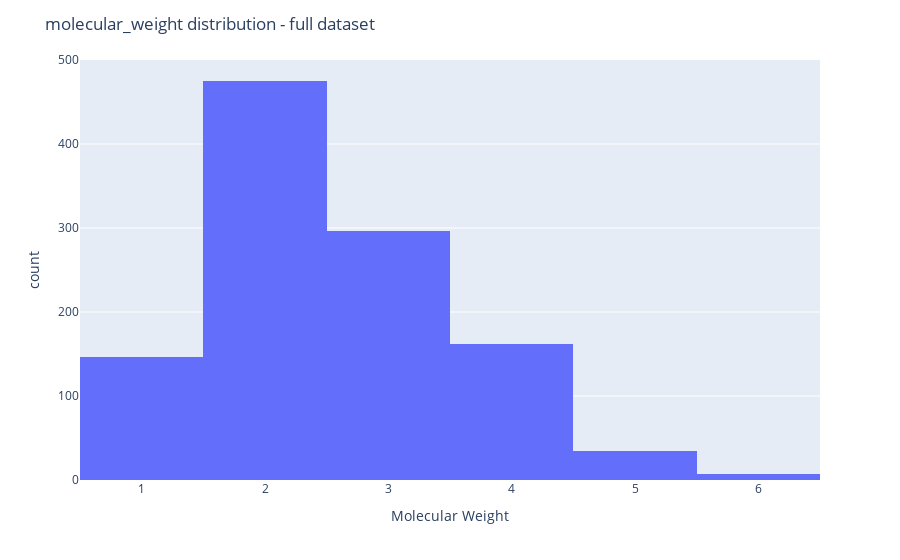
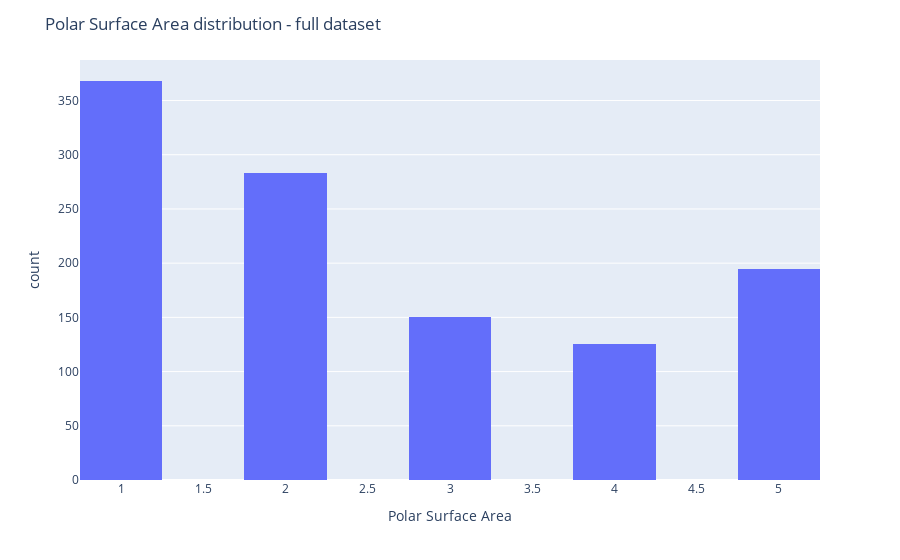

Here is the notebook cell these charts were saved with, in order:
### Code cell
properties_df = calculated_properties[['Molecular Weight','Polar Surface Area']].copy(deep=True)
properties_df['Molecular Weight'] = properties_df['Molecular Weight'].apply(lambda x: categorize_MW(x))
properties_df['Polar Surface Area'] = properties_df['Polar Surface Area'].apply(lambda x: categorize_PSA(x))

draw_hist(properties_df, "Molecular Weight",10, "molecular_weight distribution - full dataset")
draw_hist(properties_df, "Polar Surface Area", 10, "Polar Surface Area distribution - full dataset")

### Figure 1 — Plotly figure (JSON) as saved in the notebook; plotly's stock layout.template omitted (floating-point values rounded to 4 significant figures; data arrays with more than 128 entries replaced by an {"elided": "..."} marker saying what was removed)
{"data": [{"alignmentgroup": "True", "bingroup": "x", "hovertemplate": "Molecular Weight=%{x}<br>count=%{y}<extra></extra>", "legendgroup": "", "marker": {"color": "#636efa", "pattern": {"shape": ""}}, "name": "", "nbinsx": 10, "offsetgroup": "", "orientation": "v", "showlegend": false, "type": "histogram", "x": {"elided": "1121 int values"}, "xaxis": "x", "yaxis": "y"}], "layout": {"barmode": "relative", "legend": {"tracegroupgap": 0}, "margin": {"t": 60}, "title": {"text": "molecular_weight distribution - full dataset"}, "xaxis": {"anchor": "y", "domain": [0, 1], "title": {"text": "Molecular Weight"}}, "yaxis": {"anchor": "x", "domain": [0, 1], "title": {"text": "count"}}}}

### Figure 2 — Plotly figure (JSON) as saved in the notebook; plotly's stock layout.template omitted (floating-point values rounded to 4 significant figures; data arrays with more than 128 entries replaced by an {"elided": "..."} marker saying what was removed)
{"data": [{"alignmentgroup": "True", "bingroup": "x", "hovertemplate": "Polar Surface Area=%{x}<br>count=%{y}<extra></extra>", "legendgroup": "", "marker": {"color": "#636efa", "pattern": {"shape": ""}}, "name": "", "nbinsx": 10, "offsetgroup": "", "orientation": "v", "showlegend": false, "type": "histogram", "x": {"elided": "1121 int values"}, "xaxis": "x", "yaxis": "y"}], "layout": {"barmode": "relative", "legend": {"tracegroupgap": 0}, "margin": {"t": 60}, "title": {"text": "Polar Surface Area distribution - full dataset"}, "xaxis": {"anchor": "y", "domain": [0, 1], "title": {"text": "Polar Surface Area"}}, "yaxis": {"anchor": "x", "domain": [0, 1], "title": {"text": "count"}}}}
